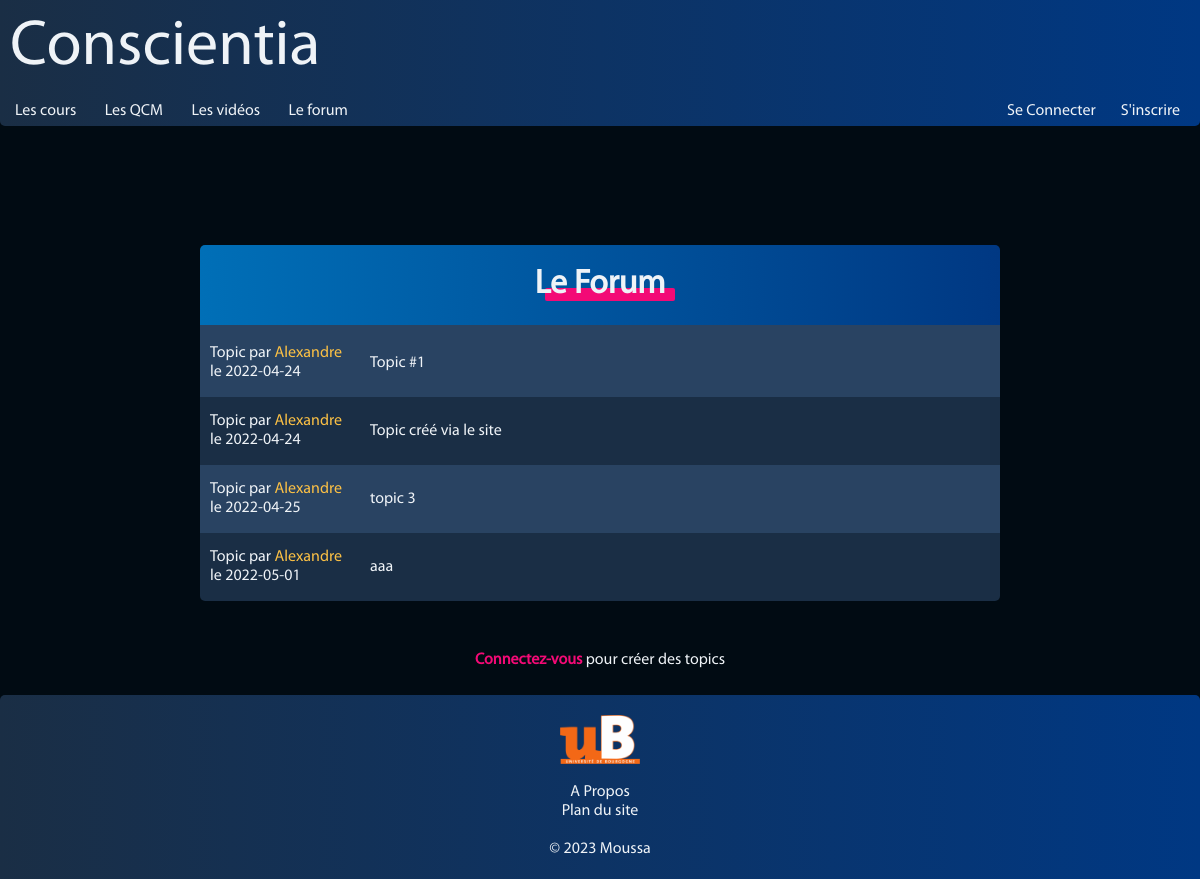
The app's page /php/controller/forum.php with its own data.
### tables this page shows
CREATE TABLE `topics` (
  `id` int(11) NOT NULL,
  `name` varchar(64) NOT NULL,
  `author_id` int(11) NOT NULL,
  `creation_date` date DEFAULT NULL
);

CREATE TABLE `users` (
  `id` int(11) NOT NULL,
  `lastname` varchar(20) DEFAULT NULL,
  `firstname` varchar(20) DEFAULT NULL,
  `email` varchar(50) DEFAULT NULL,
  `password` varchar(20) DEFAULT NULL,
  `admin` int(11) DEFAULT NULL,
  `level` varchar(20) NOT NULL
);

### php/controller/forum.php (called while the page is built, shortened)
<?php
    require('../model/DBconnection.php');
    require('../model/functions.php');
    require('../model/forum.php');
    require('../view/forum.php');
?>

### php/model/forum.php (called while the page is built, shortened)
<?php
    $allTopics = $conn->query("SELECT * FROM topics");
?>

### php/model/functions.php (called while the page is built, shortened)
<?php
    function getUsername($conn, $userID) {
        return $conn->query("SELECT * FROM users WHERE id = '$userID'")->fetch_assoc()["firstname"];
    }
    function isAdmin($conn, $userID) {
        return $conn->query("SELECT * FROM users WHERE id = '$userID'")->fetch_assoc()["admin"];
    }

### php/view/forum.php (the view, shortened to what this page needs)
<!DOCTYPE html>
<html lang="fr">
    <head>
        <?php require('css.php');?>
        <link rel="stylesheet" type="text/css" href="../../css/table.css">
        <link rel="stylesheet" type="text/css" href="../../css/forum.css">
    </head>
    <body>
        <?php require('header.php');?>
        <div>
            <?php
                    if ($allTopics->num_rows > 0) {
                        echo '
                        <table class="tableForum">
                            <tr>
                                <th colspan="2"><h2>Le Forum</h2></th>
                            </tr>';
                        while($row = $allTopics->fetch_assoc()) {
                            $topicAuthor = getUsername($conn, $row["author_id"]);
                            echo '
                            <tr>';
                                if(isAdmin($conn, $row["author_id"]) == 1) {
                                    echo '<td style="width:20%;padding:15px 10px">Topic par <span style="color:#fbc045;">'.$topicAuthor.'</span> le '.$row["creation_date"].'</td>';
                                }
                                else {
                                    echo '<td style="width:20%;padding:15px 10px">Topic par '.$topicAuthor.' le '.$row["creation_date"].'</td>';
                                }
                                echo '<td style="width:80%;padding:15px 10px"><a href="topic.php?id='.$row["id"].'">'.$row["name"].'</a></td>
                            </tr>';
                        }
                        echo '</table>';
                    }
                    else {
                        echo "Aucun topic sur le forum !";
                    }
                ?>
            <form action="<?= htmlspecialchars($_SERVER['PHP_SELF']); ?>" method="post">
                <?php
                    if(isset($_SESSION['email'])) {
                        echo '
                        <div class="post">
                            <input type="text" name="title" placeholder="Titre du topic" id="title"></textarea><br><br>
                            <textarea style="width:100%;color:var(--light)" rows="4" name="msg" placeholder="Votre message" id="msg" value="msg" ></textarea><br><br>
                            <input style="width:100%;padding-top:20px;padding-bottom:20px;font-size:120%;margin:0" type="submit" name="submit" value="Créer le topic"/>
                        </div>';
                    }
                    else {
                        echo '<p class="loginMessage"><strong><a href="connexion.php" style="color:var(--pink);">Connectez-vous </a></strong>pour créer des topics</p>';
                    }
                ?>
            </form>
        </div>
        <?php require('footer.php');?>
    </body>
</html>

### css/global.css (style rules this page uses)
:root { --main: #1a2e45; --mainHover: #294362; --second: #006fb7; --third: #003883; --bg:#010B13; --pink: #f30a76; --pinkHover : #c50960; --light: #009de0; --text: #eff3f7; --text2: #c6d8ea; }
body { background: var(--bg); color: var(--text); display: table; width: 100%; }
* { font-family:'Myriad Pro Regular'; margin: 0; box-sizing: border-box; }
a { color: var(--text); text-decoration: none; cursor: pointer; transition: 0.3s; }
h2 { position: relative; display: inline; }
h2::after { background-color: var(--pink); height: 40%; width: 100%; content: ""; border-radius: 2px; display: block; position: absolute; left : 10px; bottom: 0px; z-index: -1; }

### css/table.css (style rules this page uses)
table { border-collapse: collapse; width: 800px; margin: 138px auto 500px auto; border-radius: 5px; overflow: hidden; }
tr:first-of-type { background: linear-gradient(90deg, var(--second) 0%, var(--third) 100%); border-bottom: 4px solid var(--mainHover); position: relative; z-index: 2; }
tr { background: var(--main); color: var(--text); }
tr:nth-child(2n) { background: var(--mainHover); }
th { font-size: 140%; text-align: center; padding: 20px; position: relative; }
td { padding: 10px; }

### css/forum.css (style rules this page uses)
.loginMessage { margin: 25px; text-align: center; }
.tableForum { border-collapse: collapse; width: 800px; margin: 119px auto 50px auto; border-radius: 5px; overflow: hidden; }

### records on screen
topics: author.firstname "Alexandre", creation_date "2022-04-24", name "Topic #1"
topics: author.firstname "Alexandre", creation_date "2022-04-24", name "Topic créé via le site"
topics: author.firstname "Alexandre", creation_date "2022-04-25", name "topic 3"
topics: author.firstname "Alexandre", creation_date "2022-05-01", name "aaa"
